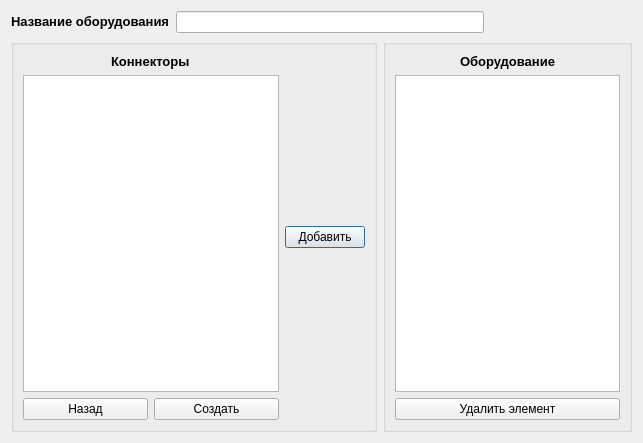
<?xml version="1.0" encoding="UTF-8"?>
<ui version="4.0">
 <class>EquipmentCreator</class>
 <widget class="QDialog" name="EquipmentCreator">
  <property name="geometry">
   <rect>
    <x>0</x>
    <y>0</y>
    <width>643</width>
    <height>443</height>
   </rect>
  </property>
  <property name="sizePolicy">
   <sizepolicy hsizetype="Preferred" vsizetype="Preferred">
    <horstretch>0</horstretch>
    <verstretch>0</verstretch>
   </sizepolicy>
  </property>
  <property name="windowTitle">
   <string>Создание оборудования</string>
  </property>
  <property name="windowIcon">
   <iconset resource="resource.qrc">
    <normaloff>:/rec/img/equipment.png</normaloff>:/rec/img/equipment.png</iconset>
  </property>
  <layout class="QGridLayout" name="gridLayout_3">
   <item row="0" column="0">
    <layout class="QVBoxLayout" name="verticalLayout_4">
     <item>
      <layout class="QHBoxLayout" name="horizontalLayout_4">
       <item>
        <layout class="QHBoxLayout" name="horizontalLayout_3">
         <item>
          <widget class="QLabel" name="labelName">
           <property name="text">
            <string>&lt;html&gt;&lt;head/&gt;&lt;body&gt;&lt;p&gt;&lt;span style=&quot; font-size:10pt; font-weight:600;&quot;&gt;Название оборудования&lt;/span&gt;&lt;/p&gt;&lt;/body&gt;&lt;/html&gt;</string>
           </property>
          </widget>
         </item>
         <item>
          <widget class="QLineEdit" name="lineEditName"/>
         </item>
        </layout>
       </item>
       <item>
        <spacer name="horizontalSpacer">
         <property name="orientation">
          <enum>Qt::Horizontal</enum>
         </property>
         <property name="sizeType">
          <enum>QSizePolicy::Preferred</enum>
         </property>
         <property name="sizeHint" stdset="0">
          <size>
           <width>148</width>
           <height>20</height>
          </size>
         </property>
        </spacer>
       </item>
      </layout>
     </item>
     <item>
      <layout class="QHBoxLayout" name="horizontalLayout_5">
       <item>
        <widget class="QGroupBox" name="groupBox">
         <property name="sizePolicy">
          <sizepolicy hsizetype="Fixed" vsizetype="Preferred">
           <horstretch>0</horstretch>
           <verstretch>0</verstretch>
          </sizepolicy>
         </property>
         <property name="title">
          <string/>
         </property>
         <layout class="QGridLayout" name="gridLayout">
          <item row="0" column="1">
           <layout class="QVBoxLayout" name="verticalLayout_3">
            <item>
             <widget class="QPushButton" name="pushButtonAdd">
              <property name="sizePolicy">
               <sizepolicy hsizetype="Fixed" vsizetype="Fixed">
                <horstretch>0</horstretch>
                <verstretch>0</verstretch>
               </sizepolicy>
              </property>
              <property name="text">
               <string>Добавить</string>
              </property>
             </widget>
            </item>
           </layout>
          </item>
          <item row="0" column="0">
           <layout class="QVBoxLayout" name="verticalLayout">
            <item alignment="Qt::AlignHCenter">
             <widget class="QLabel" name="labelIn">
              <property name="sizePolicy">
               <sizepolicy hsizetype="Preferred" vsizetype="Fixed">
                <horstretch>0</horstretch>
                <verstretch>0</verstretch>
               </sizepolicy>
              </property>
              <property name="text">
               <string>&lt;html&gt;&lt;head/&gt;&lt;body&gt;&lt;p&gt;&lt;span style=&quot; font-size:10pt; font-weight:600;&quot;&gt;Коннекторы&lt;/span&gt;&lt;/p&gt;&lt;/body&gt;&lt;/html&gt;</string>
              </property>
             </widget>
            </item>
            <item>
             <widget class="QListWidget" name="listWidgetConnectors">
              <property name="sizePolicy">
               <sizepolicy hsizetype="Preferred" vsizetype="Expanding">
                <horstretch>0</horstretch>
                <verstretch>0</verstretch>
               </sizepolicy>
              </property>
             </widget>
            </item>
            <item>
             <layout class="QHBoxLayout" name="horizontalLayout">
              <item>
               <widget class="QPushButton" name="pushButtonExit">
                <property name="sizePolicy">
                 <sizepolicy hsizetype="Preferred" vsizetype="Fixed">
                  <horstretch>0</horstretch>
                  <verstretch>0</verstretch>
                 </sizepolicy>
                </property>
                <property name="text">
                 <string>Назад</string>
                </property>
               </widget>
              </item>
              <item>
               <widget class="QPushButton" name="pushButtonCreate">
                <property name="sizePolicy">
                 <sizepolicy hsizetype="Preferred" vsizetype="Fixed">
                  <horstretch>0</horstretch>
                  <verstretch>0</verstretch>
                 </sizepolicy>
                </property>
                <property name="text">
                 <string>Создать</string>
                </property>
               </widget>
              </item>
             </layout>
            </item>
           </layout>
          </item>
         </layout>
        </widget>
       </item>
       <item>
        <widget class="QGroupBox" name="groupBox_2">
         <property name="sizePolicy">
          <sizepolicy hsizetype="Preferred" vsizetype="Preferred">
           <horstretch>0</horstretch>
           <verstretch>0</verstretch>
          </sizepolicy>
         </property>
         <property name="title">
          <string/>
         </property>
         <layout class="QGridLayout" name="gridLayout_2">
          <item row="0" column="0">
           <layout class="QVBoxLayout" name="verticalLayout_2">
            <item>
             <widget class="QLabel" name="label">
              <property name="sizePolicy">
               <sizepolicy hsizetype="Preferred" vsizetype="Fixed">
                <horstretch>0</horstretch>
                <verstretch>0</verstretch>
               </sizepolicy>
              </property>
              <property name="text">
               <string>&lt;html&gt;&lt;head/&gt;&lt;body&gt;&lt;p align=&quot;center&quot;&gt;&lt;span style=&quot; font-size:10pt; font-weight:600;&quot;&gt;Оборудование&lt;/span&gt;&lt;/p&gt;&lt;/body&gt;&lt;/html&gt;</string>
              </property>
             </widget>
            </item>
            <item>
             <widget class="QListWidget" name="listWidgetEquipment">
              <property name="sizePolicy">
               <sizepolicy hsizetype="Preferred" vsizetype="Preferred">
                <horstretch>0</horstretch>
                <verstretch>0</verstretch>
               </sizepolicy>
              </property>
             </widget>
            </item>
            <item>
             <widget class="QPushButton" name="pushButtonDel">
              <property name="sizePolicy">
               <sizepolicy hsizetype="Preferred" vsizetype="Fixed">
                <horstretch>0</horstretch>
                <verstretch>0</verstretch>
               </sizepolicy>
              </property>
              <property name="text">
               <string>Удалить элемент</string>
              </property>
             </widget>
            </item>
           </layout>
          </item>
         </layout>
        </widget>
       </item>
      </layout>
     </item>
    </layout>
   </item>
  </layout>
 </widget>
 <resources>
  <include location="resource.qrc"/>
 </resources>
 <connections/>
</ui>
